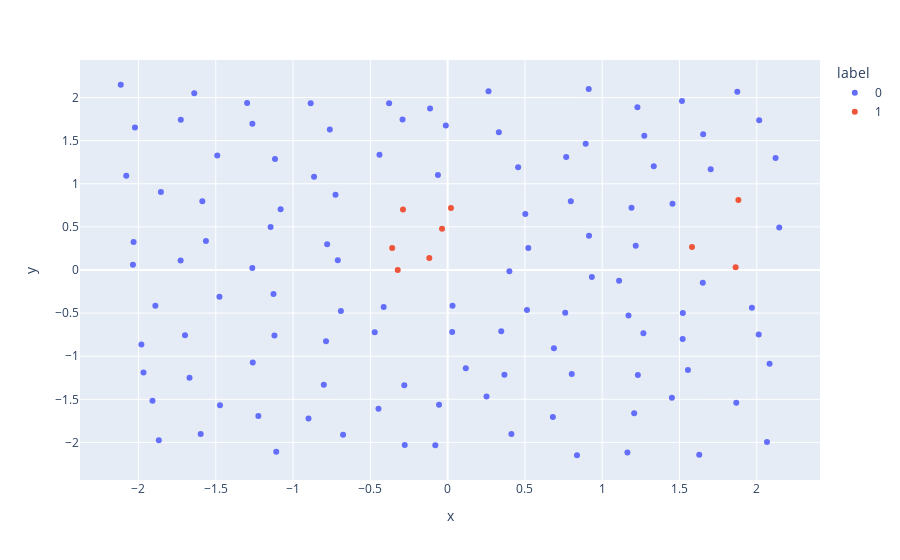

The notebook cell saved with this chart:
### Code cell
# start the initialisation
net, X = initialisation()

px.scatter(labelling(X,net), x="x", y="y", color="label")
